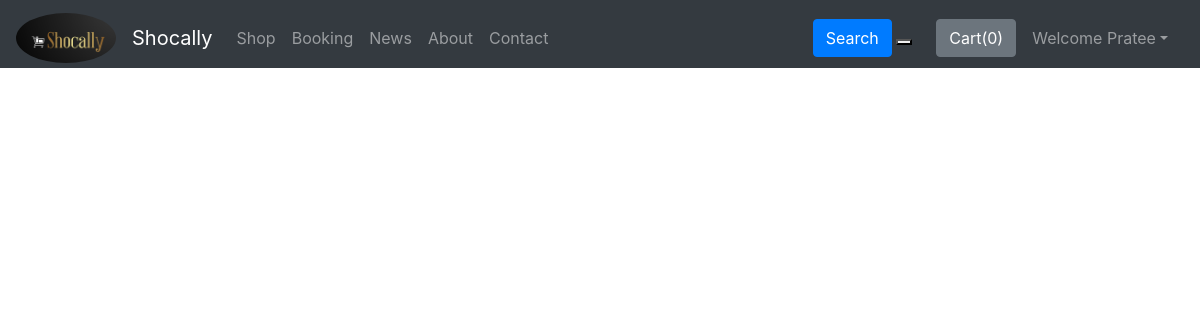
/news/ (signed in), run on an earlier commit of the app's database.
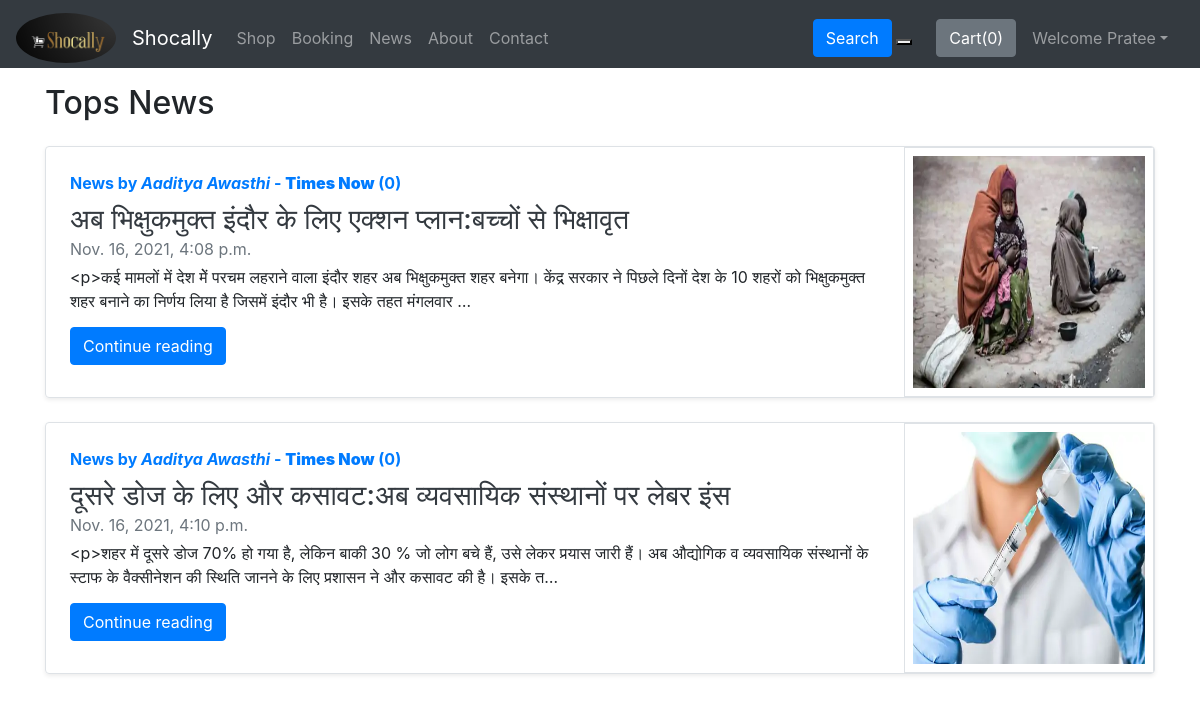
And on a later commit of the database.
### shop/models.py (models this page shows, shortened)
class User(AbstractUser):
    PINCODE=models.IntegerField(default=0)
    UserType=models.CharField(max_length=20, default="user")
    Address=models.CharField(max_length=500, default="")
    Category=models.CharField(max_length=50, default="")
    PhoneNo=models.IntegerField(default=0)
    UserImg=models.ImageField(upload_to="shop/images",default="")
    is_Seller=models.BooleanField(default=False)
    is_Customer=models.BooleanField(default=False)
    is_Reporter=models.BooleanField(default=False)
    CityManager=models.BooleanField(default=False)
    def __str__(self):
        return self.first_name+" "+self.last_name+" -- "+str(self.PINCODE)

### News/models.py (models this page shows, shortened)
class News(models.Model):
    pincode=models.IntegerField(default=0)
    publisher=models.ForeignKey(Reporter,on_delete=models.CASCADE) # one to many relationship
    newsHeadline=models.CharField(max_length=60, default="")
    newsCategory=models.CharField(max_length=20, default="")
    news=RichTextField(max_length=15000, default="")
    time=models.DateTimeField(default=now)
    verified=models.BooleanField(default=False)
    image= models.ImageField(upload_to="news/images",default="")
    views= models.IntegerField(default=0)

class Reporter(models.Model):
      user=models.OneToOneField(User,on_delete=models.CASCADE)
      RatingGiven=models.IntegerField(default=0)
      NewsCompany=models.CharField(max_length=100, default="")

### News/views.py (the view)
# urls.py: path('', views.newsHome, name="newsHome"),
def newsHome(request):
    if request.user.is_authenticated:
        pincode = request.user.PINCODE
    else:
        pincode = request.session.get('pincode',0)
    allNews = News.objects.filter(pincode=pincode,verified=True).order_by('-views')
    return render(request,'news/newsHome.html',{'allNews': allNews})

### templates/news/newsHome.html (shortened to what this page needs)
{% extends 'base.html' %}
{% load static %}
{% block body %}
{% if allNews %}
<div class="container my-3">
    <h2>Tops News</h2>
    {% for news in allNews  %}
    <div class="row no-gutters border rounded overflow-hidden flex-md-row mb-4 shadow-sm h-md-250 my-4 position-relative">
        <div class="col p-4 d-flex flex-column position-static">
            <strong class="d-inline-block mb-2 text-primary">News  by  <i>{{news.publisher.user.first_name}} {{news.publisher.user.last_name}}</i> - <b>{{news.publisher.NewsCompany}}</b> ({{news.views}})</strong>
            <h3 class="mb-0"><a class="text-dark" href="/news/newsView/{{news.id}}">{{news.newsHeadline}} </a> </h3>
            <div class="mb-1 text-muted">{{news.time}}</div>
            <p class="card-text mb-auto">{{news.news|truncatechars:200}}</p>
            <div class="my-2">
            	<a href="/news/newsView/{{news.id}}" role="button" class="btn btn-primary">Continue reading</a>
            </div>
        </div>
        <div class="col-auto d-none d-lg-block">
            <img src='/media/{{news.image}}' class="bd-placeholder-img border  p-2" width="250" height="250" xmlns="http://www.w3.org/2000/svg" preserveAspectRatio="xMidYMid slice" focusable="false" role="img" aria-label="Placeholder: Thumbnail">
        </div>
        </div>
        {% endfor %}
    </div>
{% endif %}
{% endblock %}

### templates/base.html (shortened to what this page needs)
<!doctype html>
<html lang="en">
  <head>
    <link rel="stylesheet" href="https://stackpath.bootstrapcdn.com/bootstrap/4.5.2/css/bootstrap.min.css">
  </head>
  <body>
    <nav class="navbar mb-0 pb-0 sticky-top navbar-expand-lg navbar-dark bg-dark">
      <a class="navbar-brand" href="#">
        <img src="/static/image/logo3.png" class="rounded-circle" width="100" height="50" alt="">
      </a>
        <a class="navbar-brand" href="/">Shocally</a>
        <div class="collapse navbar-collapse" id="navbarSupportedContent">
          <ul class="navbar-nav mr-auto">
            {% if user.is_authenticated %}
            <li class="nav-item {% block shopactive %}  {% endblock shopactive %} ">
              <a class="nav-link" href="/shop/pinResult/{{user.PINCODE}}">Shop</a>
            </li>
            {% endif %}
            <li class="nav-item {% block bookingactive %}  {% endblock bookingactive %} ">
              <a class="nav-link" href="/booking/">Booking</a>
            </li>
            <li class="nav-item {% block newsactive %}  {% endblock newsactive %} ">
              <a class="nav-link" href="/news/">News</a>
            </li>
            <li class="nav-item {% block aboutactive %}  {% endblock aboutactive %}" >
              <a class="nav-link" href="/about">About</a>
            </li>
            <li class="nav-item {% block contactactive %}  {% endblock contactactive %} ">
              <a class="nav-link" href="/contact">Contact</a>
            </li>
          </ul>
          <div class="ml-auto form-inline ">
          <form method="get" action="/search"class="my-2 my-lg-0 mx-3">
            <button class="btn btn-primary my-2 my-sm-0 " type="submit">Search</button>
            <button type="button" name="button" id="google_translate_element"></button>
          </form>
          {% if user.is_authenticated %}
          <button type="button" class="btn btn-secondary mx-2" id="popcart" data-container="body" data-toggle="popover" data-placement="bottom" data-html="true" data-content="Vivamus
          sagittis lacus vel augue laoreet rutrum faucibus.">
        Cart(<span id="cart">0</span>)
      </button>
          <ul class="navbar-nav mr-2">
          <li class="nav-item dropdown">
          <a class="nav-link dropdown-toggle" href='#' id="AuthUser" role="button" data-toggle="dropdown"> Welcome {{request.user.first_name|slice:":6"}}</a>
            </li>
            </ul>
            </div>
{% endif %}
        </div>
      </nav>
{% block body %}  {% endblock body %}
{% load static %}
</body>
</html>

What changed in the data, as far as the page shows it:
added News: publisher.user.first_name "Aaditya", publisher.user.last_name "Awasthi", publisher.NewsCompany "Times Now", views "0", newsHeadline "अब भिक्षुकमुक्त इंदौर के लिए एक्शन प्लान:बच्चों से भिक्षावृत", time "Nov. 16, 2021, 4:08 p.m.", news "<p>कई मामलों में देश मेें परचम लहराने वाला इंदौर शहर अब भिक्षुकमुक्त शहर बनेगा। केंद्र सरकार ने पिछले दिनों देश के 10 शहरों को भिक्षुकमुक्त शहर बनाने का निर्णय लिया है जिसमें इंदौर भी है। इसके तहत मंगलवार …", image (picture)
added News: publisher.user.first_name "Aaditya", publisher.user.last_name "Awasthi", publisher.NewsCompany "Times Now", views "0", newsHeadline "दूसरे डोज के लिए और कसावट:अब व्यवसायिक संस्थानों पर लेबर इंस", time "Nov. 16, 2021, 4:10 p.m.", news "<p>शहर में दूसरे डोज 70% हो गया है, लेकिन बाकी 30 % जो लोग बचे हैं, उसे लेकर प्रयास जारी हैं। अब औद्योगिक व व्यवसायिक संस्थानों के स्टाफ के वैक्सीनेशन की स्थिति जानने के लिए प्रशासन ने और कसावट की है। इसके त…", image (picture)
Also different on the page:
text now shown: "Tops News"
